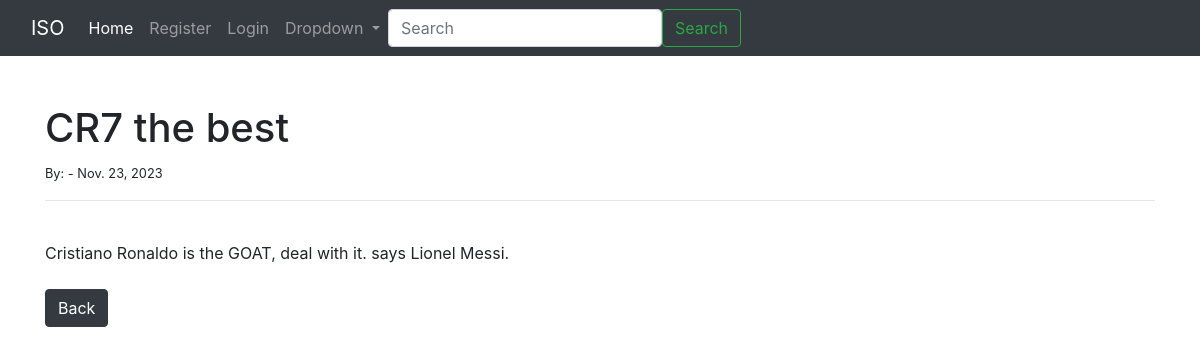
/post/1, run on an earlier commit of the app's database.
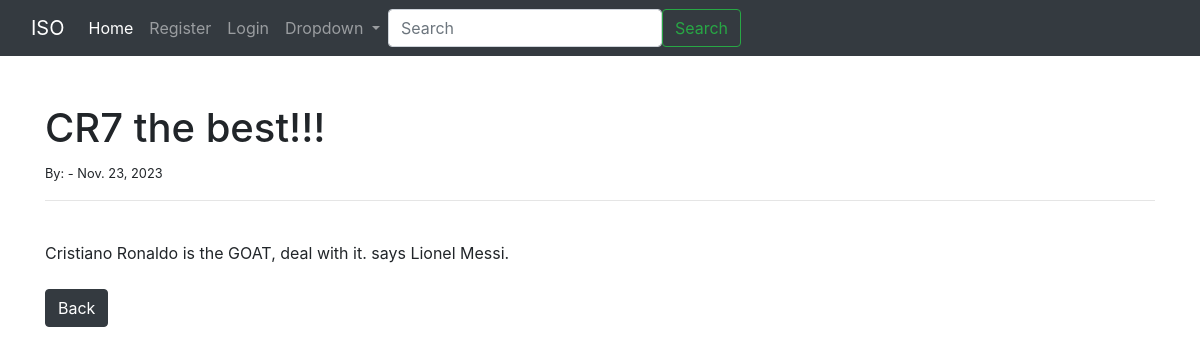
And on a later commit of the database.
### ISO_Blog/models.py (models this page shows, shortened)
class Post(models.Model):
    title=models.CharField(max_length=255)
    title_tag=models.CharField(max_length=255)
    author=models.ForeignKey(User, on_delete=models.CASCADE)
    body=models.TextField()
    post_date=models.DateField(auto_now_add=True)

### ISO_Blog/views.py (the view)
# urls.py: path('post/<int:pk>', postDetailview.as_view(), name="post_details"),
class postDetailview(DetailView):
    model=Post
    template_name='post.details.html'

### ISO_Blog/templates/post.details.html (shortened to what this page needs)
{% extends 'base.html' %}
{% block content %}
<h1>{{ post.title }}</h1>
<small> By:
    {{ post.author.last_name }} -
    {{ post.post_date }}
</a></small></br>
<hr>
<br/>
{{ post.body }}
<br/><br/>
<a href="{% url 'Home' %}" class= "btn btn-dark" >Back</a>
{% endblock %}

### ISO_Blog/templates/base.html (shortened to what this page needs)
<!doctype html>
<html lang="en">
  <head>
    <link rel="stylesheet" href="https://cdn.jsdelivr.net/npm/bootstrap@4.4.1/dist/css/bootstrap.min.css">
  </head>
  <body>
    <nav class="navbar navbar-expand-lg navbar-dark bg-dark">
        <div class="container-fluid">
          <a class="navbar-brand" href="{% url 'Home' %}">ISO</a>
          <div class="collapse navbar-collapse" id="navbarSupportedContent">
            <ul class="navbar-nav me-auto mb-2 mb-lg-0">
              <li class="nav-item">
                <a class="nav-link active" aria-current="page" href="#">Home</a>
              </li>
              {% if user.is_authenticated %}
                <li class="nav-item">
                  <a class="nav-link" href="{% url 'add_post'%}">Add Post</a>
                </li>
                <li class="nav-item">
                  <a class="nav-link" href="{% url 'logout'%}">Logout</a>
                </li>
              {% else %}
                <li class="nav-item">
                  <a class="nav-link" href="{% url 'register'%}">Register</a>
                </li>
                <li class="nav-item">
                  <a class="nav-link" href="{% url 'login'%}">Login</a>
                </li>
              {% endif %}
              <li class="nav-item dropdown">
                <a class="nav-link dropdown-toggle" href="#" id="navbarDropdown" role="button" data-bs-toggle="dropdown" aria-expanded="false">
                  Dropdown
                </a>
              </li>
            </ul>
            <form class="d-flex">
              <input class="form-control me-2" type="search" placeholder="Search" aria-label="Search">
              <button class="btn btn-outline-success" type="submit">Search</button>
            </form>
          </div>
        </div>
      </nav>
    <br/>
    <br/>
    <div class="container">
      {% block content %}
      {% endblock %}
    </div>
  </body>
</html>

What changed in the data, as far as the page shows it:
changed Post "Cristiano Ronaldo is the GOAT, deal with it. says Lionel Messi.": title "CR7 the best" → "CR7 the best!!!"
